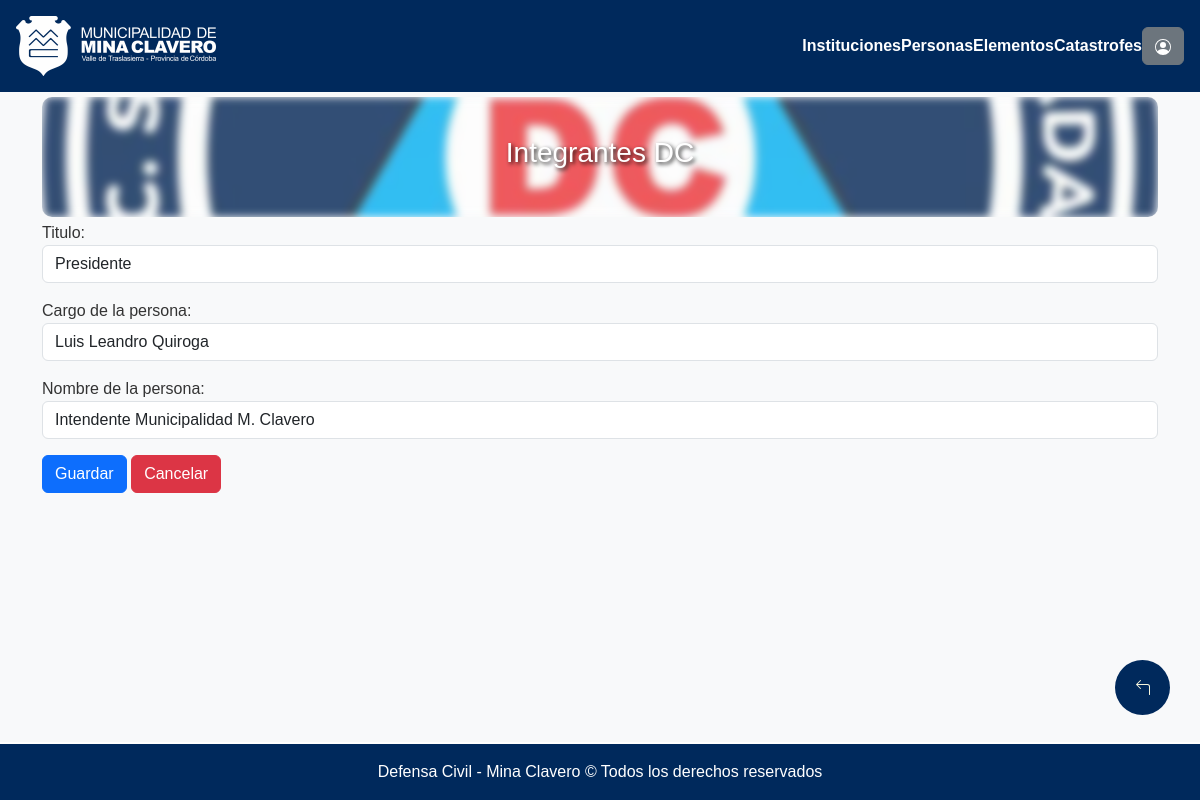
The page /editar-integrante/1/ (signed in) on the database as committed earlier.
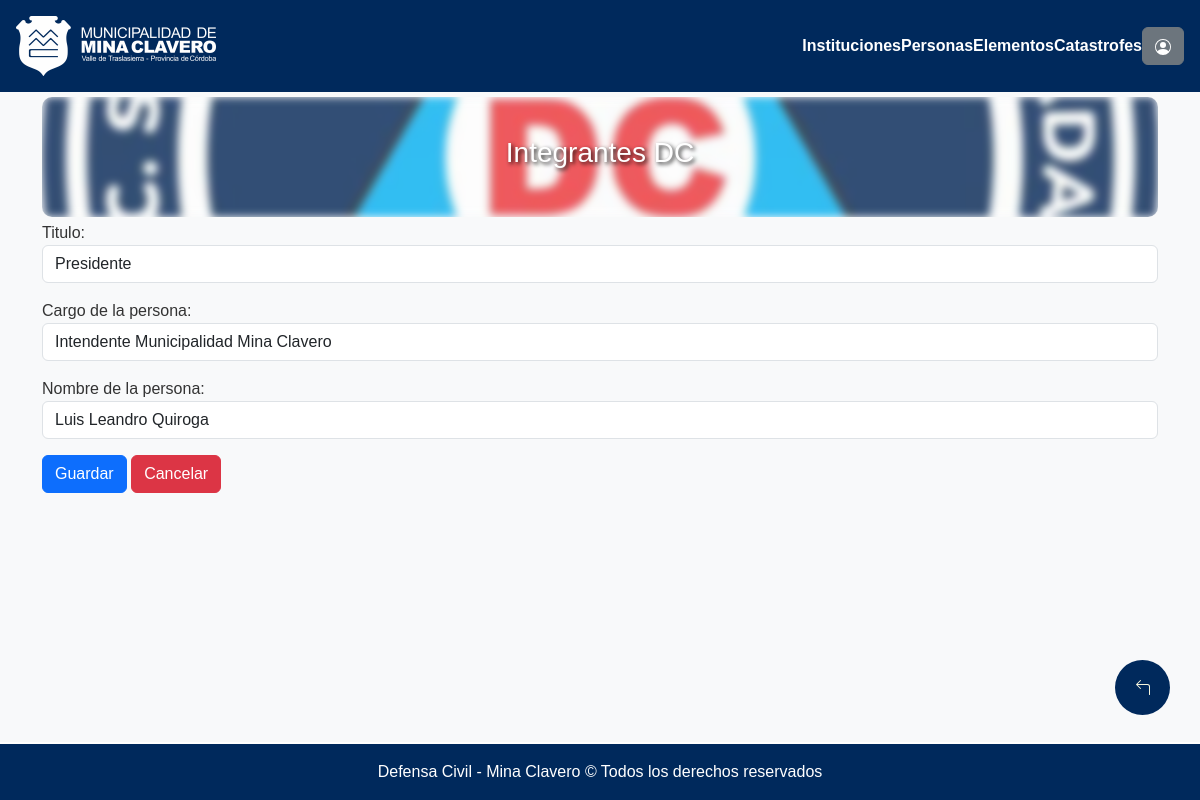
The same page on the database as committed later.
### seguridadVial/models.py (models this page shows, shortened)
class IntegrantesDC(models.Model):
    titulo = models.CharField(max_length=255)
    persona = models.CharField(max_length=255)
    cargo = models.CharField(max_length=255)

### seguridadVial/views_landing.py (the view)
# urls.py: path('editar-integrante/<int:pk>/', login_required(views_landing.IntegranteModificar.as_view()), name='integrante_update'),
class IntegranteModificar(UpdateView):
    model = IntegrantesDC
    form_class = IntegrantesDCForm
    context_object_name = "integrante"
    template_name = os.path.join("defensaCivil", "formularios", "integrantesdc.html")
    success_url = reverse_lazy('Lista-Desastre')

### seguridadVial/forms.py
class IntegrantesDCForm(forms.ModelForm):
    class Meta:
        model = IntegrantesDC
        fields = ['titulo', 'persona', "cargo"]
        widgets = {
            'titulo': forms.TextInput(attrs={'class': 'form-control'}),
            'persona': forms.TextInput(attrs={'class': 'form-control'}),
            'cargo': forms.TextInput(attrs={'class': 'form-control'}),
        }
        labels = {
            'titulo': "Titulo",
            'persona': "Cargo de la persona",
            'cargo': "Nombre de la persona",
        }

### municipalidad/templates/defensaCivil/formularios/integrantesdc.html (shortened to what this page needs)
{% extends "defensaCivil/base.html" %}
{% load static %}
{% block contenido %}
<div class="container">
    <div class="cont mb-1" onclick="window.location.href='{% url 'Lista-Desastre' %}'">
        <h3 class="display-4 titulo-volver fs-3 fs-md-2 fs-lg-1">Integrantes DC</h3>
    </div>
    <form method="post" enctype="multipart/form-data" id="formulario">
        {{ form.as_p }}
        <button class="btn btn-primary mb-3" type="submit">Guardar</button>
        <a class="btn btn-danger mb-3" href="{% url 'Lista-Desastre' %}">Cancelar</a>
    </form>
    <a href={% url "Lista-Desastre" %} class="customButton">
    </a>
</div>
{% endblock %}

Rows that differ between the two databases and show on the page:
changed IntegrantesDC "Presidente": persona "Luis Leandro Quiroga" → "Intendente Municipalidad Mina Clavero"; cargo "Intendente Municipalidad M. Clavero" → "Luis Leandro Quiroga"
